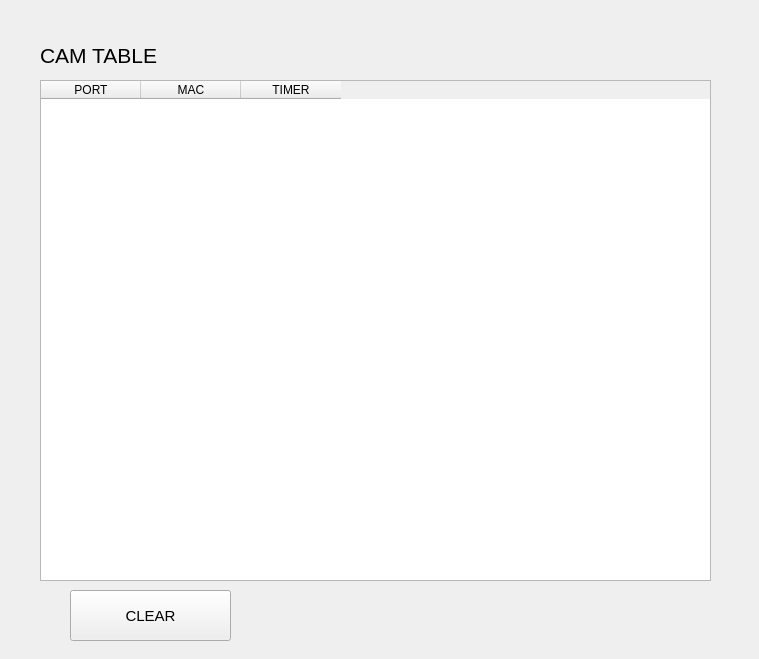
<?xml version="1.0" encoding="UTF-8"?>
<ui version="4.0">
 <class>CamView</class>
 <widget class="QWidget" name="CamView">
  <property name="geometry">
   <rect>
    <x>0</x>
    <y>0</y>
    <width>759</width>
    <height>659</height>
   </rect>
  </property>
  <property name="windowTitle">
   <string>CamView</string>
  </property>
  <widget class="QTableWidget" name="tableWidget">
   <property name="geometry">
    <rect>
     <x>40</x>
     <y>80</y>
     <width>671</width>
     <height>501</height>
    </rect>
   </property>
   <column>
    <property name="text">
     <string>PORT</string>
    </property>
   </column>
   <column>
    <property name="text">
     <string>MAC</string>
    </property>
   </column>
   <column>
    <property name="text">
     <string>TIMER</string>
    </property>
   </column>
  </widget>
  <widget class="QLabel" name="label">
   <property name="geometry">
    <rect>
     <x>40</x>
     <y>30</y>
     <width>171</width>
     <height>51</height>
    </rect>
   </property>
   <property name="font">
    <font>
     <pointsize>16</pointsize>
    </font>
   </property>
   <property name="text">
    <string>CAM TABLE</string>
   </property>
  </widget>
  <widget class="QPushButton" name="pushButton">
   <property name="geometry">
    <rect>
     <x>70</x>
     <y>590</y>
     <width>161</width>
     <height>51</height>
    </rect>
   </property>
   <property name="font">
    <font>
     <pointsize>11</pointsize>
    </font>
   </property>
   <property name="text">
    <string>CLEAR</string>
   </property>
  </widget>
 </widget>
 <layoutdefault spacing="6" margin="11"/>
 <resources/>
 <connections/>
</ui>
